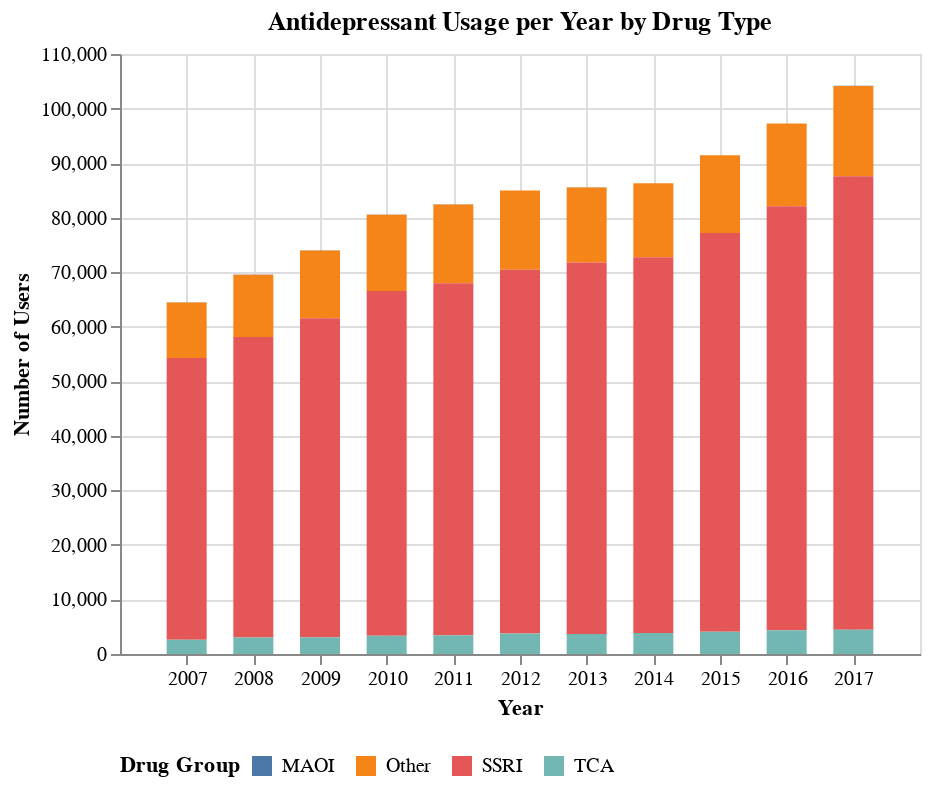

Here is the notebook cell this chart was saved with:
### Markdown cell above
## Usage by Drug Group 

Next, I analyzed and visualized the data by drug group. The four groups are SSRI, TCA, MAOI, and Other. I performed some data cleaning to organize the antidepressants into these groups and proceeded to visualize the data in a stacked bar chart by number of users of each drug type. I thought that the number of users was an appropriate metric here since I am not comparing across countries/populations, and simply wanted a visual reference point for the usage by group. I also converted to percentages in another chart but did not include this in my report to avoid redundancy.

Steps: 

- Data cleaning 
    - filter out the 4 classes and map drug types 'N06AF' and 'N06AG' to 'MAOI'
    - group by year and drug_group
- Visualize by year

### Code cell
drug_groups = drug_use.loc[drug_use['drug_group'].isin(['TCA','SSRI', 'N06AF', 'N06AG', 'Other'])]
drug_groups.loc[drug_groups['drug_group'].isin(['N06AF', 'N06AG']), 'drug_group'] = 'MAOI'

drug_groups_grouped = drug_groups.groupby(['year', 'drug_group'])['nusers'].sum().reset_index()


alt.Chart(drug_groups_grouped, width=400, height=alt.Step(8)).mark_bar(size=20).encode(
    alt.Y("nusers").title("Number of Users"),
    alt.X("year", axis=alt.Axis(
            format='d',  
            values=[2007, 2008, 2009, 2010, 2011, 2012, 2013, 2014, 2015, 2016, 2017],  
            labelExpr="datum.value")).title("Year"),
    alt.Color("drug_group").title("Drug Group").legend(orient="bottom", titleOrient="left"),
    
).properties(
    title='Antidepressant Usage per Year by Drug Type'
)

### Figure 1 — Vega-Lite specification as saved in the notebook (floating-point values rounded to 4 significant figures)
{"config": {"view": {"continuousWidth": 300, "continuousHeight": 300}}, "data": {"name": "data-c0fee99b6545581f20363ab470e62e55"}, "mark": {"type": "bar", "size": 20}, "encoding": {"color": {"field": "drug_group", "legend": {"orient": "bottom", "titleOrient": "left"}, "title": "Drug Group", "type": "nominal"}, "x": {"axis": {"format": "d", "labelExpr": "datum.value", "values": [2007, 2008, 2009, 2010, 2011, 2012, 2013, 2014, 2015, 2016, 2017]}, "field": "year", "title": "Year", "type": "quantitative"}, "y": {"field": "nusers", "title": "Number of Users", "type": "quantitative"}}, "height": {"step": 8}, "title": "Antidepressant Usage per Year by Drug Type", "width": 400, "$schema": "https://vega.github.io/schema/vega-lite/v5.20.1.json", "datasets": {"data-c0fee99b6545581f20363ab470e62e55": [{"year": 2007, "drug_group": "MAOI", "nusers": 50}, {"year": 2007, "drug_group": "Other", "nusers": 10178}, {"year": 2007, "drug_group": "SSRI", "nusers": 51622}, {"year": 2007, "drug_group": "TCA", "nusers": 2635}, {"year": 2008, "drug_group": "MAOI", "nusers": 48}, {"year": 2008, "drug_group": "Other", "nusers": 11406}, {"year": 2008, "drug_group": "SSRI", "nusers": 55121}, {"year": 2008, "drug_group": "TCA", "nusers": 3004}, {"year": 2009, "drug_group": "MAOI", "nusers": 34}, {"year": 2009, "drug_group": "Other", "nusers": 12448}, {"year": 2009, "drug_group": "SSRI", "nusers": 58483}, {"year": 2009, "drug_group": "TCA", "nusers": 3061}, {"year": 2010, "drug_group": "MAOI", "nusers": 36}, {"year": 2010, "drug_group": "Other", "nusers": 13959}, {"year": 2010, "drug_group": "SSRI", "nusers": 63223}, {"year": 2010, "drug_group": "TCA", "nusers": 3339}, {"year": 2011, "drug_group": "MAOI", "nusers": 34}, {"year": 2011, "drug_group": "Other", "nusers": 14449}, {"year": 2011, "drug_group": "SSRI", "nusers": 64515}, {"year": 2011, "drug_group": "TCA", "nusers": 3445}, {"year": 2012, "drug_group": "MAOI", "nusers": 20}, {"year": 2012, "drug_group": "Other", "nusers": 14528}, {"year": 2012, "drug_group": "SSRI", "nusers": 66654}, {"year": 2012, "drug_group": "TCA", "nusers": 3774}, {"year": 2013, "drug_group": "MAOI", "nusers": 24}, {"year": 2013, "drug_group": "Other", "nusers": 13754}, {"year": 2013, "drug_group": "SSRI", "nusers": 68133}, {"year": 2013, "drug_group": "TCA", "nusers": 3651}, {"year": 2014, "drug_group": "MAOI", "nusers": 22}, {"year": 2014, "drug_group": "Other", "nusers": 13576}, {"year": 2014, "drug_group": "SSRI", "nusers": 68846}, {"year": 2014, "drug_group": "TCA", "nusers": 3869}, {"year": 2015, "drug_group": "MAOI", "nusers": 32}, {"year": 2015, "drug_group": "Other", "nusers": 14231}, {"year": 2015, "drug_group": "SSRI", "nusers": 73097}, {"year": 2015, "drug_group": "TCA", "nusers": 4091}, {"year": 2016, "drug_group": "MAOI", "nusers": 18}, {"year": 2016, "drug_group": "Other", "nusers": 15162}, {"year": 2016, "drug_group": "SSRI", "nusers": 77756}, {"year": 2016, "drug_group": "TCA", "nusers": 4338}, {"year": 2017, "drug_group": "MAOI", "nusers": 12}, {"year": 2017, "drug_group": "Other", "nusers": 16558}, {"year": 2017, "drug_group": "SSRI", "nusers": 83142}, {"year": 2017, "drug_group": "TCA", "nusers": 4456}]}}
